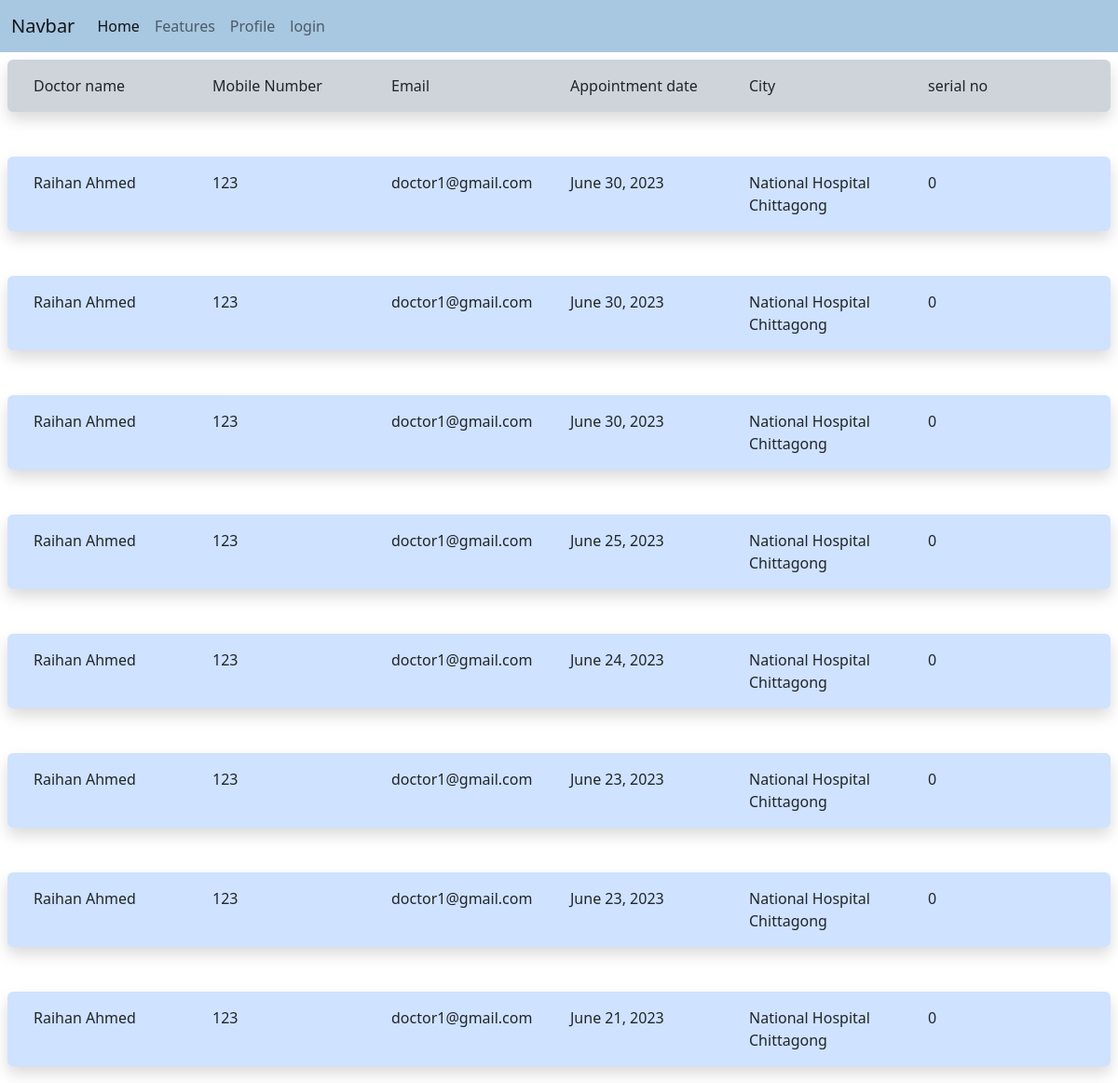
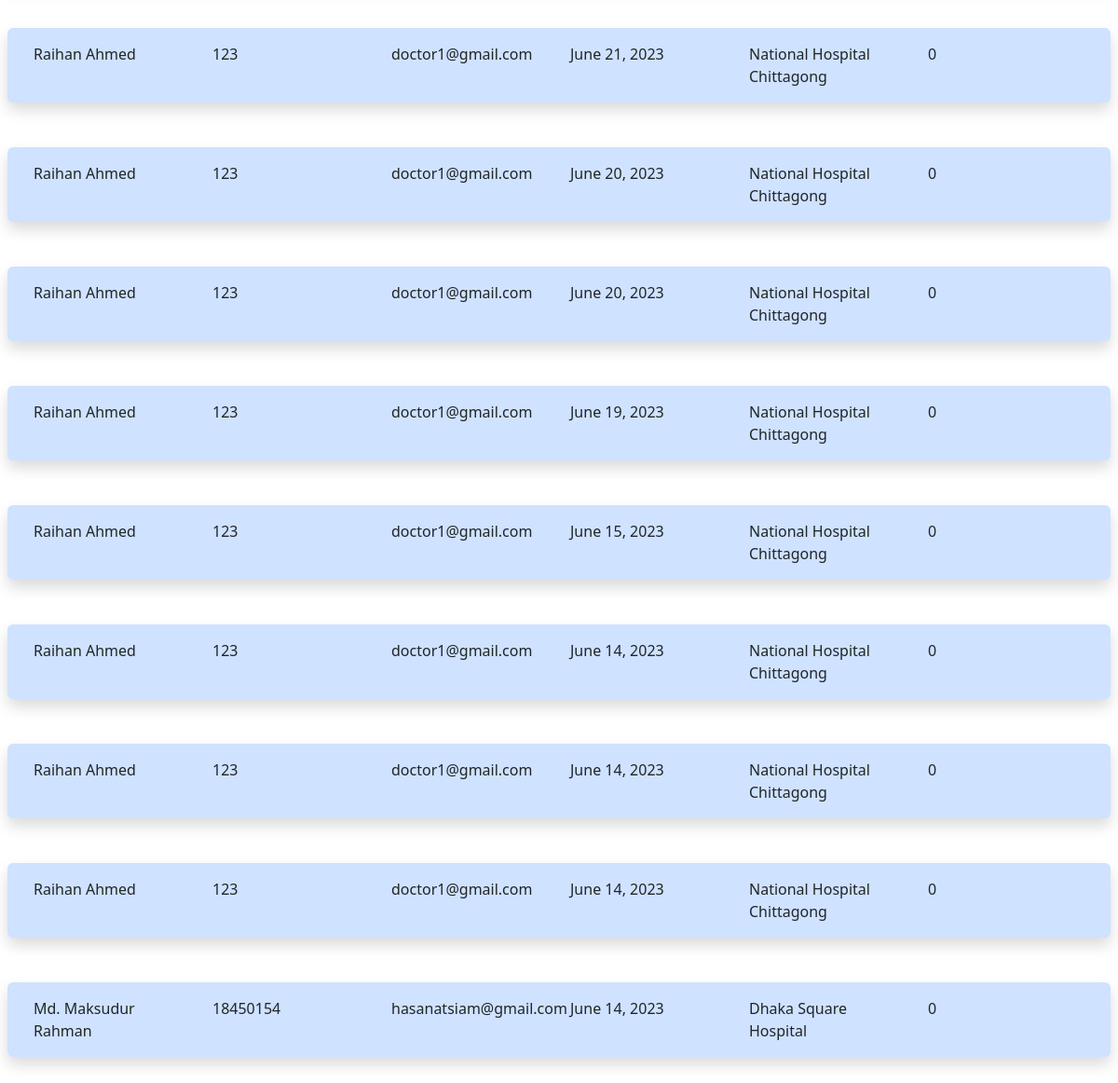
The page /appointemt/view/all (signed in) on the database its author committed (2 pictures, top to bottom).
### patient/models.py (models this page shows)
class BookAppointment(models.Model):
    doctor = models.ForeignKey(Doctor, on_delete=models.CASCADE)
    patient = models.ForeignKey(Patient, on_delete=models.CASCADE)
    appointment_date = models.DateField()
    reason = models.TextField()
    serial = models.IntegerField(default=0)

### accounts/models.py (models this page shows, shortened)
class Doctor(models.Model):
    CHOICES = (
        ('gen-phy', 'General Physician'),
        ('derma', 'Dermatology'),
        ('Pediatrics', 'Pediatrics'),
        ('dentist', "Dentistry"),
        ('gynecology', "Gynecology"),
        ('ophthalmology', "Ophthalmology"),
        ('neurology', "Neurology"),
        ('psychology', "Psychology"),
        ('orthopedics', "Orthopedics"),
        ('cardiology', "Cardiology"),
        ('gastroenterology', "Gastroenterology"),
        ('ent', "ENT"),
    )
    user = models.OneToOneField(User, on_delete=models.CASCADE, primary_key=True, related_name='doctor')
    first_name = models.CharField(max_length=100)
    last_name = models.CharField(max_length=100)
    bmdc_number = models.IntegerField(null=True)
    speciality = models.CharField(
        max_length = 20,
        choices = CHOICES,
        default = ''
        )
    bio = models.TextField(null=True, default="MY bio")
    phone_number = models.IntegerField(null=True)
    created_at = models.DateTimeField(default=timezone.now)
    experience = models.IntegerField(null=True)
    consultation_fee = models.FloatField(null=True)
    consultation_time_start = models.TimeField(null=True)
    consultation_time_end = models.TimeField(null=True)
    L_CHOICES = (
        ('ctg', 'Chittagong'),
        ('dhaka', 'Dhaka'),
    )
    location = models.CharField(
        max_length = 20,
        choices = L_CHOICES,
        default = 'dhaka'
        )
    avatar = models.ImageField(upload_to='avatars/', default='avatars/default_avatar.png')
    H_CHOICES = (
        ('national', 'National Hospital'),
        ('evercare', 'Evercare Hospital'),
        ('islami', 'Islami Bank Hospital'),
        ('memon', "Memon Maternity Hospital"),
        ('ctg-edical', "Chittagong Medical College Hospital"),
        ('square', "Square Hospital"),
        ('popular', "Popular Diagnostic Centre Ltd"),
        ('labaid', "Labaid Hospitals"),
        ('ibn-ina', "Ibn Sina Specialized Hospital"),
    )
    hospital = models.CharField(
        max_length = 30,
        choices = H_CHOICES,
        default = 'national'
        )
    like_count = models.IntegerField(default=0, null=True)
    dislike_count = models.IntegerField(default=0, null=True)

class User(AbstractUser):
    email = models.EmailField(unique=True)
    is_patient = models.BooleanField(default=False)
    is_doctor = models.BooleanField(default=False)

### patient/views.py (the view)
# urls.py: path('appointemt/view/all', views.view_appointment_all, name='view_appointment_all'),
def view_appointment_all(request):
    patient = Patient.objects.get(user=request.user)
    apps = BookAppointment.objects.filter(patient=patient).order_by('-appointment_date')
    return render(request, 'patient/view_app_all.html', {'apps': apps})

### patient/templates/patient/view_app_all.html (shortened to what this page needs)
{% extends 'base.html' %}
{% block content %}
{% load static %}
<!DOCTYPE html>
<html lang="en">
<head>
    <link rel="stylesheet" href="	https://cdn.jsdelivr.net/npm/bootstrap@5.3.0/dist/css/bootstrap.min.css">
</head>
<body>
     <div class="row shadow p-3 mb-5 bg-body rounded m-2  p-3 mb-2 bg-dark-subtle text-emphasis-dark">
        <div class="col-lg-2  ">Doctor name</div>
        <div class="col-lg-2 ">Mobile Number</div>
        <div class="col-lg-2  "> Email</div>
        <div class="col-lg-2  "> Appointment date</div>
        <div class="col-lg-2  "> City</div>
        <div class="col-lg-2 ">serial no</div>
    </div>
    {% for app in apps %}
    <div class="row shadow p-3 mb-5 bg-body rounded m-2 bg-primary-subtle text-emphasis-primary">
        <div class="col-lg-2 ">{{ app.doctor.first_name }} {{ app.doctor.last_name }}</div>
        <div class="col-lg-2">{{ app.doctor.phone_number }}</div>
        <div class="col-lg-2"> {{ app.doctor.user.email }}</div>
        <div class="col-lg-2">{{ app.appointment_date }}</div>
        <div class="col-lg-2"> {{ app.doctor.get_hospital_display }} {{ app.doctor.get_location_display }}</div>
        <div class="col-lg-2">{{ app.serial }}</div>
    </div>
    {% endfor %}
</body>
</html>
{% endblock %}

### doctor/templates/base.html (shortened to what this page needs)
{% load static %}
<!doctype html>
<html lang="en">
<head>
    <link href="https://cdn.jsdelivr.net/npm/bootstrap@5.0.2/dist/css/bootstrap.min.css" rel="stylesheet"
>
        <link rel="stylesheet" href="{% static '/css/dprofile.css' %}">
</head>
<body>
    {% include 'navbar.html' %}
    {% block content %}
    {% endblock %}
</body>
</html>

### doctor/templates/navbar.html (shortened to what this page needs)
    <nav class="navbar navbar-expand-lg navbar-light" style="background-color: hsl(207, 48%, 77%);">
    <div class="container-fluid">
        <a class="navbar-brand" href="#">Navbar</a>
        <div class="collapse navbar-collapse" id="navbarNav">
            <ul class="navbar-nav">
                <li class="nav-item">
                    <a class="nav-link active" aria-current="page" href="#">Home</a>
                </li>
                <li class="nav-item">
                    <a class="nav-link" href="#">Features</a>
                </li>
                <li class="nav-item">
                    <a class="nav-link" href="#">Profile</a>
                </li>
                <li class="nav-item" style="margin-right: 0;">
                    <a class="nav-link" href="#">login</a>
                </li>
            </ul>
        </div>
    </div>
</nav>

### rows shown on the page
BookAppointment: doctor.first_name "Raihan", doctor.last_name "Ahmed", doctor.phone_number "123", doctor.user.email "doctor1@gmail.com", appointment_date "June 30, 2023", doctor.hospital "National Hospital", doctor.location "Chittagong", serial "0"
BookAppointment: doctor.first_name "Raihan", doctor.last_name "Ahmed", doctor.phone_number "123", doctor.user.email "doctor1@gmail.com", appointment_date "June 30, 2023", doctor.hospital "National Hospital", doctor.location "Chittagong", serial "0"
BookAppointment: doctor.first_name "Raihan", doctor.last_name "Ahmed", doctor.phone_number "123", doctor.user.email "doctor1@gmail.com", appointment_date "June 30, 2023", doctor.hospital "National Hospital", doctor.location "Chittagong", serial "0"
BookAppointment: doctor.first_name "Raihan", doctor.last_name "Ahmed", doctor.phone_number "123", doctor.user.email "doctor1@gmail.com", appointment_date "June 25, 2023", doctor.hospital "National Hospital", doctor.location "Chittagong", serial "0"
BookAppointment: doctor.first_name "Raihan", doctor.last_name "Ahmed", doctor.phone_number "123", doctor.user.email "doctor1@gmail.com", appointment_date "June 24, 2023", doctor.hospital "National Hospital", doctor.location "Chittagong", serial "0"
BookAppointment: doctor.first_name "Raihan", doctor.last_name "Ahmed", doctor.phone_number "123", doctor.user.email "doctor1@gmail.com", appointment_date "June 23, 2023", doctor.hospital "National Hospital", doctor.location "Chittagong", serial "0"
BookAppointment: doctor.first_name "Raihan", doctor.last_name "Ahmed", doctor.phone_number "123", doctor.user.email "doctor1@gmail.com", appointment_date "June 23, 2023", doctor.hospital "National Hospital", doctor.location "Chittagong", serial "0"
BookAppointment: doctor.first_name "Raihan", doctor.last_name "Ahmed", doctor.phone_number "123", doctor.user.email "doctor1@gmail.com", appointment_date "June 21, 2023", doctor.hospital "National Hospital", doctor.location "Chittagong", serial "0"
BookAppointment: doctor.first_name "Raihan", doctor.last_name "Ahmed", doctor.phone_number "123", doctor.user.email "doctor1@gmail.com", appointment_date "June 21, 2023", doctor.hospital "National Hospital", doctor.location "Chittagong", serial "0"
BookAppointment: doctor.first_name "Raihan", doctor.last_name "Ahmed", doctor.phone_number "123", doctor.user.email "doctor1@gmail.com", appointment_date "June 20, 2023", doctor.hospital "National Hospital", doctor.location "Chittagong", serial "0"
BookAppointment: doctor.first_name "Raihan", doctor.last_name "Ahmed", doctor.phone_number "123", doctor.user.email "doctor1@gmail.com", appointment_date "June 20, 2023", doctor.hospital "National Hospital", doctor.location "Chittagong", serial "0"
BookAppointment: doctor.first_name "Raihan", doctor.last_name "Ahmed", doctor.phone_number "123", doctor.user.email "doctor1@gmail.com", appointment_date "June 19, 2023", doctor.hospital "National Hospital", doctor.location "Chittagong", serial "0"
BookAppointment: doctor.first_name "Raihan", doctor.last_name "Ahmed", doctor.phone_number "123", doctor.user.email "doctor1@gmail.com", appointment_date "June 15, 2023", doctor.hospital "National Hospital", doctor.location "Chittagong", serial "0"
BookAppointment: doctor.first_name "Raihan", doctor.last_name "Ahmed", doctor.phone_number "123", doctor.user.email "doctor1@gmail.com", appointment_date "June 14, 2023", doctor.hospital "National Hospital", doctor.location "Chittagong", serial "0"
BookAppointment: doctor.first_name "Raihan", doctor.last_name "Ahmed", doctor.phone_number "123", doctor.user.email "doctor1@gmail.com", appointment_date "June 14, 2023", doctor.hospital "National Hospital", doctor.location "Chittagong", serial "0"
BookAppointment: doctor.first_name "Raihan", doctor.last_name "Ahmed", doctor.phone_number "123", doctor.user.email "doctor1@gmail.com", appointment_date "June 14, 2023", doctor.hospital "National Hospital", doctor.location "Chittagong", serial "0"
BookAppointment: doctor.first_name "Md. Maksudur", doctor.last_name "Rahman", doctor.phone_number "18450154", doctor.user.email "hasanatsiam@gmail.com", appointment_date "June 14, 2023", doctor.hospital "Dhaka", doctor.location "Square Hospital", serial "0"
